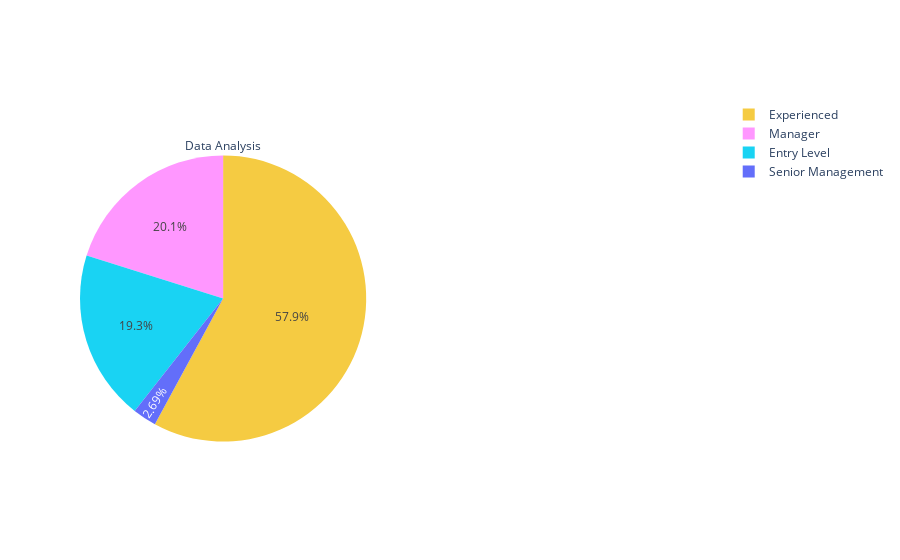

Notebook source saved alongside this figure:
### Code cell
fig = make_subplots(rows=1, cols=2, specs=[[{"type": "pie"}, {"type": "pie"}]])
fig.add_trace(go.Pie(
     values=[item[1] for item in sorted(c1.items())],
     labels=[item[0] for item in sorted(c1.items())],
     domain=dict(x=[0, 0.5]),
     name="Machine learning",title='Data Analysis'), 
     row=1, col=1)
fig.update_traces(marker=dict(colors=['#19D3F3','#f5cb42','#FF97FF']))

### Figure 1 — Plotly figure (JSON) as saved in the notebook; plotly's stock layout.template omitted (floating-point values rounded to 4 significant figures)
{"data": [{"domain": {"x": [0, 0.45], "y": [0, 1]}, "labels": ["Entry Level", "Experienced", "Manager", "Senior Management"], "marker": {"colors": ["#19D3F3", "#f5cb42", "#FF97FF"]}, "name": "Machine learning", "title": {"text": "Data Analysis"}, "type": "pie", "values": [129, 388, 135, 18]}], "layout": {}}
